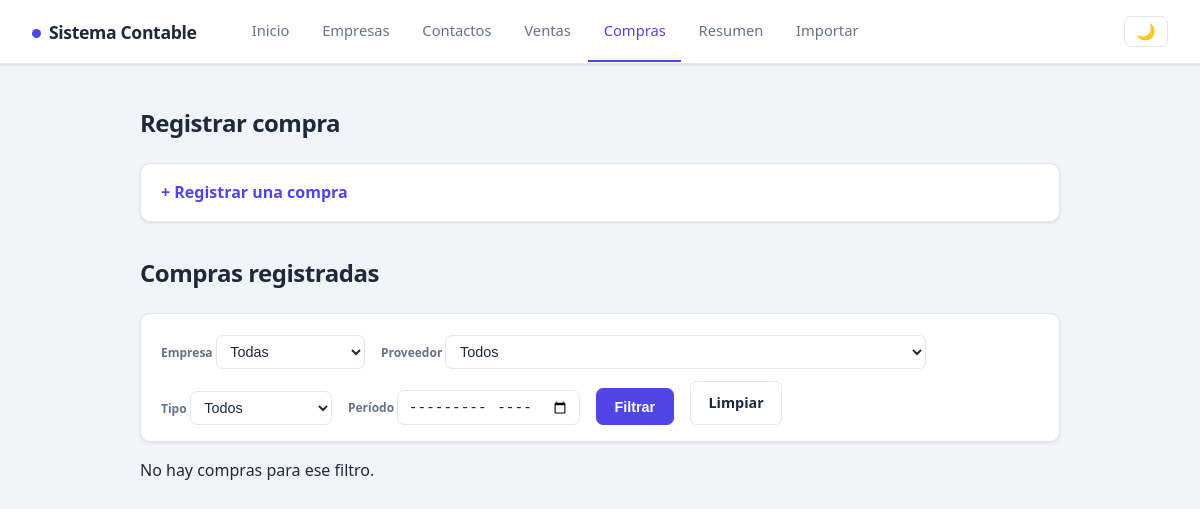
The page /compras.php on the database as committed earlier.
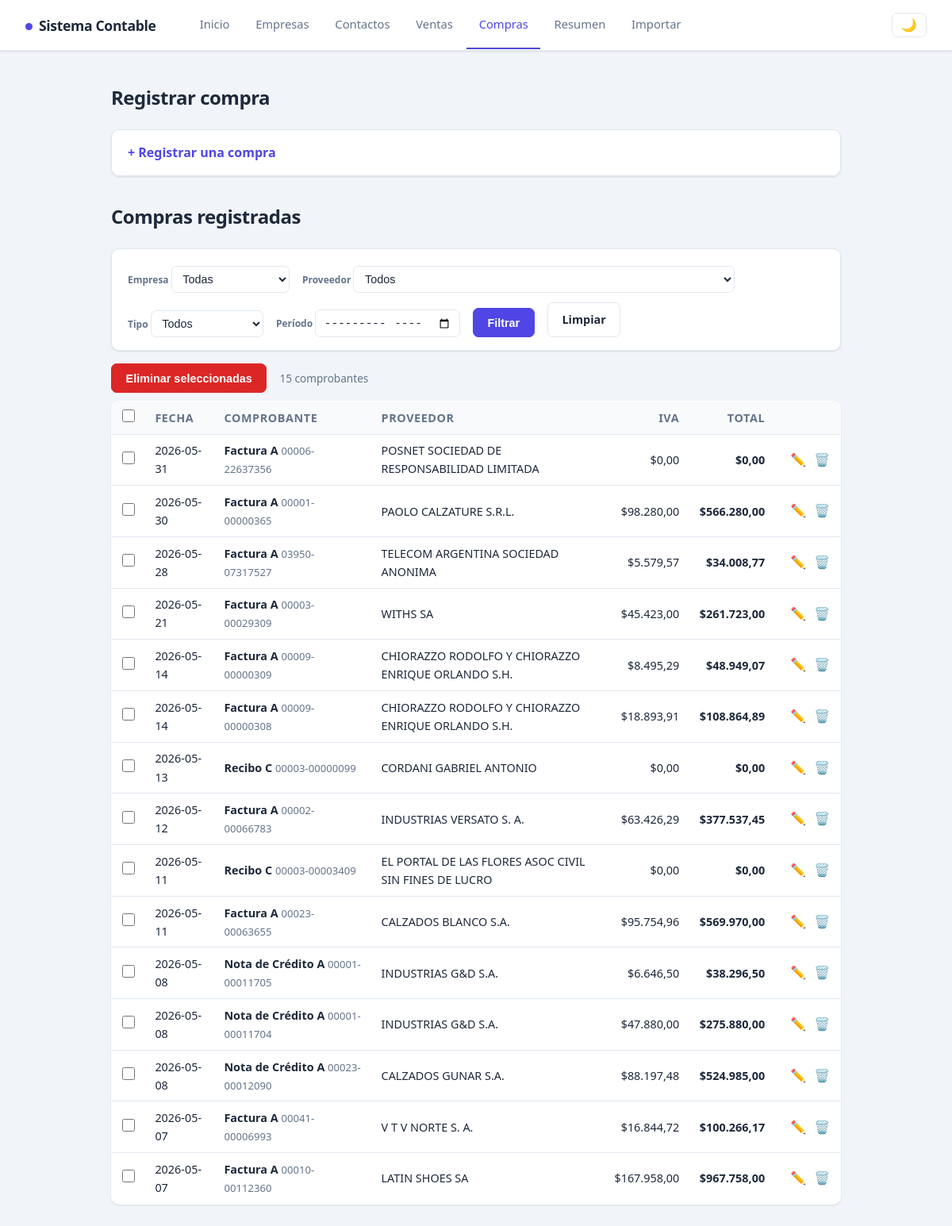
The same page on the database as committed later.
### tables this page shows
CREATE TABLE compras (
    id INTEGER PRIMARY KEY AUTOINCREMENT, empresa_id INTEGER NOT NULL, proveedor_id INTEGER NOT NULL,
    comprobante_tipo TEXT NOT NULL, comprobante_letra TEXT, punto_venta INTEGER, numero INTEGER,
    fecha TEXT NOT NULL, actividad TEXT,
    monto_no_gravado REAL NOT NULL DEFAULT 0, monto_exento REAL NOT NULL DEFAULT 0, otros_tributos REAL NOT NULL DEFAULT 0,
    cae TEXT, moneda TEXT NOT NULL DEFAULT 'ARS', tipo_cambio REAL NOT NULL DEFAULT 1,
    creado_en TEXT NOT NULL DEFAULT CURRENT_TIMESTAMP,
    FOREIGN KEY (empresa_id) REFERENCES empresas(id), FOREIGN KEY (proveedor_id) REFERENCES contactos(id));

### compras.php (the view, shortened to what this page needs)
<?php
require_once __DIR__ . '/config/db.php';
$empresas = $pdo->query("SELECT id, nombre FROM empresas ORDER BY nombre")->fetchAll();
$proveedores = $pdo->query("SELECT id, nombre FROM contactos ORDER BY nombre")->fetchAll();
$fPeriodo = trim($_GET['f_periodo'] ?? '');
$cond = []; $par = [];
$where = $cond ? ('WHERE ' . implode(' AND ', $cond)) : '';
$stV = $pdo->prepare("
    SELECT v.id, v.fecha, v.comprobante_tipo, v.comprobante_letra, v.punto_venta, v.numero, v.moneda,
           e.nombre AS empresa, c.nombre AS proveedor,
           COALESCE(SUM(a.iva),0) AS total_iva,
           v.monto_no_gravado + v.monto_exento + v.otros_tributos + COALESCE(SUM(a.monto_gravado + a.iva),0) AS total
    FROM compras v
    JOIN empresas e ON e.id = v.empresa_id
    JOIN contactos c ON c.id = v.proveedor_id
    LEFT JOIN compra_alicuotas a ON a.compra_id = v.id
    $where
    GROUP BY v.id ORDER BY v.fecha DESC, v.id DESC");
$stV->execute($par);
$compras = $stV->fetchAll();
require __DIR__ . '/includes/header.php';
?>
<h2>Registrar compra</h2>
<?php if (!$empresas): ?>
    <p>Primero cargá una empresa (titular) en <a href="/empresas.php">Empresas</a>.</p>
<?php elseif (!$proveedores): ?>
    <p>Primero cargá un contacto en <a href="/contactos.php">Contactos</a>.</p>
<?php else: ?>
    <details class="bloque-alta">
        <summary>+ Registrar una compra</summary>
    </details>
<?php endif; ?>
<h2 style="margin-top:2rem;">Compras registradas</h2>
<form method="get" class="filtros">
    <label>Empresa
        <select name="f_empresa">
            <option value="">Todas</option>
        </select>
    </label>
    <label>Proveedor
        <select name="f_proveedor">
            <option value="">Todos</option>
        </select>
    </label>
    <label>Tipo
        <select name="f_tipo">
            <option value="">Todos</option>
        </select>
    </label>
    <label>Período
        <input type="month" name="f_periodo" value="<?= htmlspecialchars($fPeriodo) ?>">
    </label>
    <button type="submit" class="btn btn-guardar">Filtrar</button>
    <a href="/compras.php" class="btn">Limpiar</a>
</form>
<?php if (!$compras): ?>
    <p>No hay compras para ese filtro.</p>
<?php else: ?>
    <form method="post" action="/eliminar_lote.php" onsubmit="return confirm('¿Eliminar las compras seleccionadas?')">
        <div class="tabla-acciones">
            <button type="submit" class="btn btn-borrar">Eliminar seleccionadas</button>
            <span class="conteo"><?= count($compras) ?> comprobante<?= count($compras)===1?'':'s' ?></span>
        </div>
        <table class="tabla-lista">
            <thead>
                <tr>
                    <th><input type="checkbox" id="check-todos" title="Seleccionar todos"></th>
                    <th>Fecha</th><th>Comprobante</th><th>Proveedor</th>
                    <th class="num">IVA</th><th class="num">Total</th><th></th>
                </tr>
            </thead>
            <tbody>
                <?php foreach ($compras as $cmp): ?>
                    <tr>
                        <td><input type="checkbox" name="ids[]" value="<?= (int)$cmp['id'] ?>" class="check-fila"></td>
                        <td><?= htmlspecialchars($cmp['fecha']) ?></td>
                        <td>
                            <strong><?= htmlspecialchars($cmp['comprobante_tipo']) ?> <?= htmlspecialchars($cmp['comprobante_letra'] ?? '') ?></strong>
                            <span class="muted"><?= $cmp['punto_venta'] !== null ? str_pad((string)$cmp['punto_venta'],5,'0',STR_PAD_LEFT) : '-' ?>-<?= $cmp['numero'] !== null ? str_pad((string)$cmp['numero'],8,'0',STR_PAD_LEFT) : '-' ?></span>
                        </td>
                        <td><?= htmlspecialchars($cmp['proveedor']) ?></td>
                        <td class="num">$<?= number_format((float)$cmp['total_iva'],2,',','.') ?></td>
                        <td class="num"><strong>$<?= number_format((float)$cmp['total'],2,',','.') ?></strong></td>
                        <td class="acciones-fila">
                            <a href="/editar_compra.php?id=<?= (int)$cmp['id'] ?>" title="Editar">✏️</a>
                            <a href="/eliminar_compra.php?id=<?= (int)$cmp['id'] ?>" onclick="return confirm('¿Eliminar esta compra?')" title="Eliminar">🗑️</a>
                        </td>
                    </tr>
                <?php endforeach; ?>
            </tbody>
        </table>
    </form>
<?php endif; ?>
<?php require __DIR__ . '/includes/footer.php'; ?>

### includes/header.php (shortened to what this page needs)
<?php $actual = basename($_SERVER['SCRIPT_NAME'] ?? ''); ?>
<!DOCTYPE html>
<html lang="es">
<head>
    <link rel="stylesheet" href="/css/estilos.css">
</head>
<body>
    <header class="barra">
        <a class="marca" href="/index.php">Sistema Contable</a>
        <nav class="tabs">
            <a href="/index.php"     class="<?= $actual === 'index.php' ? 'activo' : '' ?>">Inicio</a>
            <a href="/empresas.php"  class="<?= $actual === 'empresas.php' ? 'activo' : '' ?>">Empresas</a>
            <a href="/contactos.php" class="<?= ($actual === 'contactos.php' || $actual === 'editar.php') ? 'activo' : '' ?>">Contactos</a>
            <a href="/ventas.php"    class="<?= $actual === 'ventas.php' ? 'activo' : '' ?>">Ventas</a>
            <a href="/compras.php"   class="<?= $actual === 'compras.php' ? 'activo' : '' ?>">Compras</a>
            <a href="/resumen.php"   class="<?= $actual === 'resumen.php' ? 'activo' : '' ?>">Resumen</a>
            <a href="/importar.php"  class="<?= $actual === 'importar.php' ? 'activo' : '' ?>">Importar</a>
        </nav>
        <button id="toggle-tema" class="toggle-tema" type="button" aria-label="Cambiar tema">🌙</button>
    </header>
    <main class="contenedor">

### includes/footer.php (shortened to what this page needs)
</main>
</body>
</html>

### css/estilos.css (style rules this page uses)
:root { --acento: #4f46e5; --acento-oscuro: #4338ca; --acento-suave: #eef2ff; --texto: #1e293b; --texto-suave: #64748b; --borde: #e2e8f0; --fondo: #f1f5f9; --panel: #ffffff; --ok-bg: #dcfce7; --ok-tx: #166534; --err-bg: #fee2e2; --err-tx: #991b1b; --verde: #16a34a; --rojo: #dc2626; --cian: #0891b2; --sombra: 0 1px 3px rgba(15,23,42,.08), 0 1px 2px rgba(15,23,42,.04); --sombra-hover: 0 8px 24px rgba(15,23,42,.10); --radio: 10px; }
* { margin: 0; padding: 0; box-sizing: border-box; }
body { font-family: system-ui, -apple-system, "Segoe UI", Roboto, sans-serif; background: var(--fondo); color: var(--texto); line-height: 1.6; }
.barra { background: var(--panel); border-bottom: 1px solid var(--borde); padding: 0 2rem; display: flex; align-items: center; gap: 2.5rem; flex-wrap: wrap; position: sticky; top: 0; z-index: 10; box-shadow: var(--sombra); }
.marca { color: var(--texto); font-weight: 800; text-decoration: none; padding: 1.1rem 0; font-size: 1.1rem; letter-spacing: -.02em; }
.marca::before { content: ""; display: inline-block; width: 9px; height: 9px; background: var(--acento); border-radius: 50%; margin-right: .5rem; vertical-align: middle; }
.tabs { display: flex; gap: .15rem; flex-wrap: wrap; }
.tabs a { color: var(--texto-suave); text-decoration: none; padding: 1.1rem .95rem; font-size: .92rem; font-weight: 500; border-bottom: 2px solid transparent; transition: color .15s, border-color .15s; }
.tabs a.activo { color: var(--acento); border-bottom-color: var(--acento); }
.contenedor { max-width: 960px; margin: 2.5rem auto; padding: 0 1.25rem; }
h2 { font-size: 1.5rem; font-weight: 700; letter-spacing: -.02em; margin-bottom: 1.25rem; }
.btn { padding: .6rem 1.1rem; border: 1px solid var(--borde); border-radius: 7px; cursor: pointer; font-size: .9rem; font-weight: 600; text-decoration: none; display: inline-block; background: #fff; color: var(--texto); transition: background .15s, box-shadow .15s, transform .1s; }
.btn-guardar { background: var(--acento); color: #fff; border-color: var(--acento); }
.btn-borrar { background: var(--rojo); color: #fff; border-color: var(--rojo); }
table { width: 100%; border-collapse: collapse; background: var(--panel); border: 1px solid var(--borde); border-radius: var(--radio); overflow: hidden; box-shadow: var(--sombra); margin-bottom: 1rem; }
th, td { padding: .8rem 1rem; text-align: left; border-bottom: 1px solid var(--borde); }
th { background: #f8fafc; font-size: .72rem; text-transform: uppercase; letter-spacing: .04em; color: var(--texto-suave); font-weight: 700; }
tbody tr:last-child td { border-bottom: none; }
.toggle-tema { margin-left: auto; background: none; border: 1px solid var(--borde); color: var(--texto-suave); border-radius: 7px; padding: .4rem .7rem; cursor: pointer; font-size: 1rem; line-height: 1; }
.bloque-alta { background: var(--panel); border: 1px solid var(--borde); border-radius: var(--radio); box-shadow: var(--sombra); margin-bottom: 2rem; }
.bloque-alta > summary { padding: 1rem 1.25rem; cursor: pointer; font-weight: 600; color: var(--acento); list-style: none; }
.filtros { display: flex; flex-wrap: wrap; gap: .75rem 1rem; align-items: end; background: var(--panel); border: 1px solid var(--borde); border-radius: var(--radio); box-shadow: var(--sombra); padding: 1rem 1.25rem; margin-bottom: 1rem; }
.filtros label { display: block; font-size: .75rem; font-weight: 600; color: var(--texto-suave); }
.filtros select, .filtros input { margin-top: .3rem; padding: .45rem .6rem; border: 1px solid var(--borde); border-radius: 7px; background: #fff; color: var(--texto); font-size: .9rem; }
.tabla-acciones { display: flex; align-items: center; gap: 1rem; margin-bottom: .6rem; }
.tabla-acciones .conteo { color: var(--texto-suave); font-size: .85rem; }
.tabla-lista th, .tabla-lista td { padding: .55rem .8rem; font-size: .9rem; vertical-align: middle; }
.tabla-lista .num { text-align: right; white-space: nowrap; }
.tabla-lista .muted { color: var(--texto-suave); font-size: .82rem; }
.tabla-lista .acciones-fila { text-align: right; white-space: nowrap; }
.tabla-lista .acciones-fila a { text-decoration: none; font-size: 1rem; margin-left: .4rem; }
.tabla-lista input[type="checkbox"] { width: 16px; height: 16px; cursor: pointer; }

Rows that differ between the two databases and show on the page:
added compras: fecha "2026-05-31", comprobante_tipo "Factura", comprobante_letra "A", punto_venta "00006", numero "22637356", proveedor "POSNET SOCIEDAD DE RESPONSABILIDAD LIMITADA", total_iva "0,00", total "0,00"
added compras: fecha "2026-05-30", comprobante_tipo "Factura", comprobante_letra "A", punto_venta "00001", numero "00000365", proveedor "PAOLO CALZATURE S.R.L.", total_iva "98.280,00", total "566.280,00"
added compras: fecha "2026-05-28", comprobante_tipo "Factura", comprobante_letra "A", punto_venta "03950", numero "07317527", proveedor "TELECOM ARGENTINA SOCIEDAD ANONIMA", total_iva "5.579,57", total "34.008,77"
added compras: fecha "2026-05-21", comprobante_tipo "Factura", comprobante_letra "A", punto_venta "00003", numero "00029309", proveedor "WITHS SA", total_iva "45.423,00", total "261.723,00"
added compras: fecha "2026-05-14", comprobante_tipo "Factura", comprobante_letra "A", punto_venta "00009", numero "00000309", proveedor "CHIORAZZO RODOLFO Y CHIORAZZO ENRIQUE ORLANDO S.H.", total_iva "8.495,29", total "48.949,07"
added compras: fecha "2026-05-14", comprobante_tipo "Factura", comprobante_letra "A", punto_venta "00009", numero "00000308", proveedor "CHIORAZZO RODOLFO Y CHIORAZZO ENRIQUE ORLANDO S.H.", total_iva "18.893,91", total "108.864,89"
added compras: fecha "2026-05-13", comprobante_tipo "Recibo", comprobante_letra "C", punto_venta "00003", numero "00000099", proveedor "CORDANI GABRIEL ANTONIO", total_iva "0,00", total "0,00"
added compras: fecha "2026-05-12", comprobante_tipo "Factura", comprobante_letra "A", punto_venta "00002", numero "00066783", proveedor "INDUSTRIAS VERSATO S. A.", total_iva "63.426,29", total "377.537,45"
added compras: fecha "2026-05-11", comprobante_tipo "Recibo", comprobante_letra "C", punto_venta "00003", numero "00003409", proveedor "EL PORTAL DE LAS FLORES ASOC CIVIL SIN FINES DE LUCRO", total_iva "0,00", total "0,00"
added compras: fecha "2026-05-11", comprobante_tipo "Factura", comprobante_letra "A", punto_venta "00023", numero "00063655", proveedor "CALZADOS BLANCO S.A.", total_iva "95.754,96", total "569.970,00"
added compras: fecha "2026-05-08", comprobante_tipo "Nota de Crédito", comprobante_letra "A", punto_venta "00001", numero "00011705", proveedor "INDUSTRIAS G&D S.A.", total_iva "6.646,50", total "38.296,50"
added compras: fecha "2026-05-08", comprobante_tipo "Nota de Crédito", comprobante_letra "A", punto_venta "00001", numero "00011704", proveedor "INDUSTRIAS G&D S.A.", total_iva "47.880,00", total "275.880,00"
added compras: fecha "2026-05-08", comprobante_tipo "Nota de Crédito", comprobante_letra "A", punto_venta "00023", numero "00012090", proveedor "CALZADOS GUNAR S.A.", total_iva "88.197,48", total "524.985,00"
added compras: fecha "2026-05-07", comprobante_tipo "Factura", comprobante_letra "A", punto_venta "00041", numero "00006993", proveedor "V T V NORTE S. A.", total_iva "16.844,72", total "100.266,17"
added compras: fecha "2026-05-07", comprobante_tipo "Factura", comprobante_letra "A", punto_venta "00010", numero "00112360", proveedor "LATIN SHOES SA", total_iva "167.958,00", total "967.758,00"
Other text that changed with them:
count($compras): (not shown) → "15"
form field value: (not shown) → "☐"
text no longer shown: "No hay compras para ese filtro."
text now shown: "Eliminar seleccionadas comprobante s FECHA COMPROBANTE PROVEEDOR IVA TOTAL"
